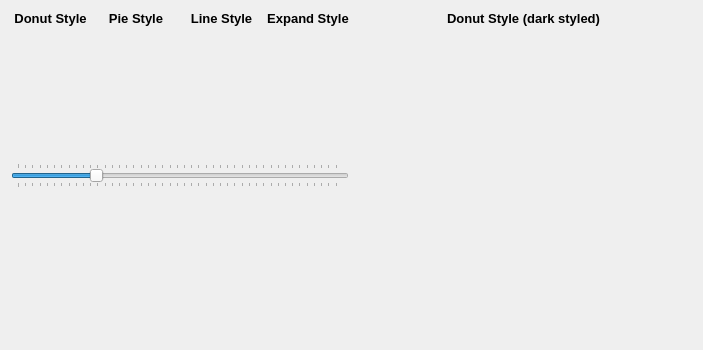
<?xml version="1.0" encoding="UTF-8"?>
<ui version="4.0">
 <class>TestWidget</class>
 <widget class="QWidget" name="TestWidget">
  <property name="geometry">
   <rect>
    <x>0</x>
    <y>0</y>
    <width>703</width>
    <height>350</height>
   </rect>
  </property>
  <property name="windowTitle">
   <string>TestWidget</string>
  </property>
  <layout class="QHBoxLayout" name="horizontalLayout">
   <item>
    <layout class="QGridLayout" name="gridLayout_3">
     <item row="0" column="0" colspan="4">
      <layout class="QGridLayout" name="gridLayout_2">
       <item row="2" column="1">
        <widget class="QSint::RoundProgressBar" name="RoundBar2" native="true">
         <property name="palette">
          <palette>
           <active>
            <colorrole role="WindowText">
             <brush brushstyle="SolidPattern">
              <color alpha="255">
               <red>118</red>
               <green>118</green>
               <blue>118</blue>
              </color>
             </brush>
            </colorrole>
            <colorrole role="Base">
             <brush brushstyle="SolidPattern">
              <color alpha="0">
               <red>255</red>
               <green>255</green>
               <blue>255</blue>
              </color>
             </brush>
            </colorrole>
            <colorrole role="Window">
             <brush brushstyle="SolidPattern">
              <color alpha="0">
               <red>240</red>
               <green>240</green>
               <blue>240</blue>
              </color>
             </brush>
            </colorrole>
            <colorrole role="Highlight">
             <brush brushstyle="SolidPattern">
              <color alpha="255">
               <red>170</red>
               <green>255</green>
               <blue>255</blue>
              </color>
             </brush>
            </colorrole>
           </active>
           <inactive>
            <colorrole role="WindowText">
             <brush brushstyle="SolidPattern">
              <color alpha="255">
               <red>118</red>
               <green>118</green>
               <blue>118</blue>
              </color>
             </brush>
            </colorrole>
            <colorrole role="Base">
             <brush brushstyle="SolidPattern">
              <color alpha="0">
               <red>255</red>
               <green>255</green>
               <blue>255</blue>
              </color>
             </brush>
            </colorrole>
            <colorrole role="Window">
             <brush brushstyle="SolidPattern">
              <color alpha="0">
               <red>240</red>
               <green>240</green>
               <blue>240</blue>
              </color>
             </brush>
            </colorrole>
            <colorrole role="Highlight">
             <brush brushstyle="SolidPattern">
              <color alpha="255">
               <red>170</red>
               <green>255</green>
               <blue>255</blue>
              </color>
             </brush>
            </colorrole>
           </inactive>
           <disabled>
            <colorrole role="WindowText">
             <brush brushstyle="SolidPattern">
              <color alpha="255">
               <red>122</red>
               <green>122</green>
               <blue>122</blue>
              </color>
             </brush>
            </colorrole>
            <colorrole role="Base">
             <brush brushstyle="SolidPattern">
              <color alpha="0">
               <red>240</red>
               <green>240</green>
               <blue>240</blue>
              </color>
             </brush>
            </colorrole>
            <colorrole role="Window">
             <brush brushstyle="SolidPattern">
              <color alpha="0">
               <red>240</red>
               <green>240</green>
               <blue>240</blue>
              </color>
             </brush>
            </colorrole>
            <colorrole role="Highlight">
             <brush brushstyle="SolidPattern">
              <color alpha="255">
               <red>50</red>
               <green>100</green>
               <blue>150</blue>
              </color>
             </brush>
            </colorrole>
           </disabled>
          </palette>
         </property>
         <property name="font">
          <font>
           <family>Courier New</family>
           <weight>75</weight>
           <bold>true</bold>
          </font>
         </property>
        </widget>
       </item>
       <item row="2" column="3">
        <widget class="QSint::RoundProgressBar" name="RoundBar3" native="true">
         <property name="palette">
          <palette>
           <active>
            <colorrole role="Base">
             <brush brushstyle="SolidPattern">
              <color alpha="0">
               <red>255</red>
               <green>255</green>
               <blue>255</blue>
              </color>
             </brush>
            </colorrole>
            <colorrole role="Window">
             <brush brushstyle="SolidPattern">
              <color alpha="0">
               <red>240</red>
               <green>240</green>
               <blue>240</blue>
              </color>
             </brush>
            </colorrole>
            <colorrole role="Highlight">
             <brush brushstyle="SolidPattern">
              <color alpha="255">
               <red>170</red>
               <green>0</green>
               <blue>0</blue>
              </color>
             </brush>
            </colorrole>
           </active>
           <inactive>
            <colorrole role="Base">
             <brush brushstyle="SolidPattern">
              <color alpha="0">
               <red>255</red>
               <green>255</green>
               <blue>255</blue>
              </color>
             </brush>
            </colorrole>
            <colorrole role="Window">
             <brush brushstyle="SolidPattern">
              <color alpha="0">
               <red>240</red>
               <green>240</green>
               <blue>240</blue>
              </color>
             </brush>
            </colorrole>
            <colorrole role="Highlight">
             <brush brushstyle="SolidPattern">
              <color alpha="255">
               <red>170</red>
               <green>0</green>
               <blue>0</blue>
              </color>
             </brush>
            </colorrole>
           </inactive>
           <disabled>
            <colorrole role="Base">
             <brush brushstyle="SolidPattern">
              <color alpha="0">
               <red>240</red>
               <green>240</green>
               <blue>240</blue>
              </color>
             </brush>
            </colorrole>
            <colorrole role="Window">
             <brush brushstyle="SolidPattern">
              <color alpha="0">
               <red>240</red>
               <green>240</green>
               <blue>240</blue>
              </color>
             </brush>
            </colorrole>
            <colorrole role="Highlight">
             <brush brushstyle="SolidPattern">
              <color alpha="255">
               <red>50</red>
               <green>100</green>
               <blue>150</blue>
              </color>
             </brush>
            </colorrole>
           </disabled>
          </palette>
         </property>
        </widget>
       </item>
       <item row="2" column="0">
        <widget class="QSint::RoundProgressBar" name="RoundBar1" native="true"/>
       </item>
       <item row="0" column="0">
        <widget class="QLabel" name="label">
         <property name="sizePolicy">
          <sizepolicy hsizetype="Preferred" vsizetype="Maximum">
           <horstretch>0</horstretch>
           <verstretch>0</verstretch>
          </sizepolicy>
         </property>
         <property name="font">
          <font>
           <pointsize>10</pointsize>
           <weight>75</weight>
           <bold>true</bold>
          </font>
         </property>
         <property name="text">
          <string>Donut Style</string>
         </property>
         <property name="alignment">
          <set>Qt::AlignCenter</set>
         </property>
        </widget>
       </item>
       <item row="0" column="1">
        <widget class="QLabel" name="label_3">
         <property name="sizePolicy">
          <sizepolicy hsizetype="Preferred" vsizetype="Maximum">
           <horstretch>0</horstretch>
           <verstretch>0</verstretch>
          </sizepolicy>
         </property>
         <property name="font">
          <font>
           <pointsize>10</pointsize>
           <weight>75</weight>
           <bold>true</bold>
          </font>
         </property>
         <property name="text">
          <string>Pie Style</string>
         </property>
         <property name="alignment">
          <set>Qt::AlignCenter</set>
         </property>
        </widget>
       </item>
       <item row="0" column="3">
        <widget class="QLabel" name="label_2">
         <property name="sizePolicy">
          <sizepolicy hsizetype="Preferred" vsizetype="Maximum">
           <horstretch>0</horstretch>
           <verstretch>0</verstretch>
          </sizepolicy>
         </property>
         <property name="font">
          <font>
           <pointsize>10</pointsize>
           <weight>75</weight>
           <bold>true</bold>
          </font>
         </property>
         <property name="text">
          <string>Line Style</string>
         </property>
         <property name="alignment">
          <set>Qt::AlignCenter</set>
         </property>
        </widget>
       </item>
       <item row="0" column="4">
        <widget class="QLabel" name="label_5">
         <property name="font">
          <font>
           <pointsize>10</pointsize>
           <weight>75</weight>
           <bold>true</bold>
          </font>
         </property>
         <property name="text">
          <string>Expand Style</string>
         </property>
         <property name="alignment">
          <set>Qt::AlignCenter</set>
         </property>
        </widget>
       </item>
       <item row="2" column="4">
        <widget class="QSint::RoundProgressBar" name="ExpandBar1" native="true">
         <property name="palette">
          <palette>
           <active>
            <colorrole role="Text">
             <brush brushstyle="SolidPattern">
              <color alpha="255">
               <red>85</red>
               <green>170</green>
               <blue>127</blue>
              </color>
             </brush>
            </colorrole>
            <colorrole role="Base">
             <brush brushstyle="SolidPattern">
              <color alpha="0">
               <red>255</red>
               <green>255</green>
               <blue>255</blue>
              </color>
             </brush>
            </colorrole>
            <colorrole role="Window">
             <brush brushstyle="SolidPattern">
              <color alpha="0">
               <red>240</red>
               <green>240</green>
               <blue>240</blue>
              </color>
             </brush>
            </colorrole>
            <colorrole role="Shadow">
             <brush brushstyle="SolidPattern">
              <color alpha="255">
               <red>170</red>
               <green>170</green>
               <blue>127</blue>
              </color>
             </brush>
            </colorrole>
            <colorrole role="Highlight">
             <brush brushstyle="SolidPattern">
              <color alpha="255">
               <red>170</red>
               <green>255</green>
               <blue>127</blue>
              </color>
             </brush>
            </colorrole>
           </active>
           <inactive>
            <colorrole role="Text">
             <brush brushstyle="SolidPattern">
              <color alpha="255">
               <red>85</red>
               <green>170</green>
               <blue>127</blue>
              </color>
             </brush>
            </colorrole>
            <colorrole role="Base">
             <brush brushstyle="SolidPattern">
              <color alpha="0">
               <red>255</red>
               <green>255</green>
               <blue>255</blue>
              </color>
             </brush>
            </colorrole>
            <colorrole role="Window">
             <brush brushstyle="SolidPattern">
              <color alpha="0">
               <red>240</red>
               <green>240</green>
               <blue>240</blue>
              </color>
             </brush>
            </colorrole>
            <colorrole role="Shadow">
             <brush brushstyle="SolidPattern">
              <color alpha="255">
               <red>170</red>
               <green>170</green>
               <blue>127</blue>
              </color>
             </brush>
            </colorrole>
            <colorrole role="Highlight">
             <brush brushstyle="SolidPattern">
              <color alpha="255">
               <red>170</red>
               <green>255</green>
               <blue>127</blue>
              </color>
             </brush>
            </colorrole>
           </inactive>
           <disabled>
            <colorrole role="Text">
             <brush brushstyle="SolidPattern">
              <color alpha="255">
               <red>122</red>
               <green>122</green>
               <blue>122</blue>
              </color>
             </brush>
            </colorrole>
            <colorrole role="Base">
             <brush brushstyle="SolidPattern">
              <color alpha="0">
               <red>240</red>
               <green>240</green>
               <blue>240</blue>
              </color>
             </brush>
            </colorrole>
            <colorrole role="Window">
             <brush brushstyle="SolidPattern">
              <color alpha="0">
               <red>240</red>
               <green>240</green>
               <blue>240</blue>
              </color>
             </brush>
            </colorrole>
            <colorrole role="Shadow">
             <brush brushstyle="SolidPattern">
              <color alpha="255">
               <red>170</red>
               <green>170</green>
               <blue>127</blue>
              </color>
             </brush>
            </colorrole>
            <colorrole role="Highlight">
             <brush brushstyle="SolidPattern">
              <color alpha="255">
               <red>50</red>
               <green>100</green>
               <blue>150</blue>
              </color>
             </brush>
            </colorrole>
           </disabled>
          </palette>
         </property>
        </widget>
       </item>
      </layout>
     </item>
     <item row="1" column="0" colspan="4">
      <widget class="QSlider" name="Slider">
       <property name="sizePolicy">
        <sizepolicy hsizetype="Ignored" vsizetype="Fixed">
         <horstretch>0</horstretch>
         <verstretch>0</verstretch>
        </sizepolicy>
       </property>
       <property name="minimum">
        <number>-120</number>
       </property>
       <property name="maximum">
        <number>999</number>
       </property>
       <property name="value">
        <number>150</number>
       </property>
       <property name="orientation">
        <enum>Qt::Horizontal</enum>
       </property>
       <property name="tickPosition">
        <enum>QSlider::TicksBothSides</enum>
       </property>
       <property name="tickInterval">
        <number>25</number>
       </property>
      </widget>
     </item>
     <item row="2" column="0">
      <widget class="QSint::RoundProgressBar" name="RoundBar4" native="true">
       <property name="palette">
        <palette>
         <active>
          <colorrole role="Base">
           <brush brushstyle="SolidPattern">
            <color alpha="255">
             <red>170</red>
             <green>170</green>
             <blue>255</blue>
            </color>
           </brush>
          </colorrole>
          <colorrole role="Window">
           <brush brushstyle="SolidPattern">
            <color alpha="0">
             <red>240</red>
             <green>240</green>
             <blue>240</blue>
            </color>
           </brush>
          </colorrole>
          <colorrole role="Highlight">
           <brush brushstyle="SolidPattern">
            <color alpha="255">
             <red>0</red>
             <green>0</green>
             <blue>255</blue>
            </color>
           </brush>
          </colorrole>
         </active>
         <inactive>
          <colorrole role="Base">
           <brush brushstyle="SolidPattern">
            <color alpha="255">
             <red>170</red>
             <green>170</green>
             <blue>255</blue>
            </color>
           </brush>
          </colorrole>
          <colorrole role="Window">
           <brush brushstyle="SolidPattern">
            <color alpha="0">
             <red>240</red>
             <green>240</green>
             <blue>240</blue>
            </color>
           </brush>
          </colorrole>
          <colorrole role="Highlight">
           <brush brushstyle="SolidPattern">
            <color alpha="255">
             <red>0</red>
             <green>0</green>
             <blue>255</blue>
            </color>
           </brush>
          </colorrole>
         </inactive>
         <disabled>
          <colorrole role="Base">
           <brush brushstyle="SolidPattern">
            <color alpha="0">
             <red>240</red>
             <green>240</green>
             <blue>240</blue>
            </color>
           </brush>
          </colorrole>
          <colorrole role="Window">
           <brush brushstyle="SolidPattern">
            <color alpha="0">
             <red>240</red>
             <green>240</green>
             <blue>240</blue>
            </color>
           </brush>
          </colorrole>
          <colorrole role="Highlight">
           <brush brushstyle="SolidPattern">
            <color alpha="255">
             <red>50</red>
             <green>100</green>
             <blue>150</blue>
            </color>
           </brush>
          </colorrole>
         </disabled>
        </palette>
       </property>
      </widget>
     </item>
     <item row="2" column="1">
      <widget class="QSint::RoundProgressBar" name="RoundBar5" native="true">
       <property name="palette">
        <palette>
         <active>
          <colorrole role="Base">
           <brush brushstyle="SolidPattern">
            <color alpha="255">
             <red>170</red>
             <green>170</green>
             <blue>255</blue>
            </color>
           </brush>
          </colorrole>
          <colorrole role="Window">
           <brush brushstyle="SolidPattern">
            <color alpha="0">
             <red>240</red>
             <green>240</green>
             <blue>240</blue>
            </color>
           </brush>
          </colorrole>
          <colorrole role="Highlight">
           <brush brushstyle="SolidPattern">
            <color alpha="255">
             <red>0</red>
             <green>0</green>
             <blue>255</blue>
            </color>
           </brush>
          </colorrole>
         </active>
         <inactive>
          <colorrole role="Base">
           <brush brushstyle="SolidPattern">
            <color alpha="255">
             <red>170</red>
             <green>170</green>
             <blue>255</blue>
            </color>
           </brush>
          </colorrole>
          <colorrole role="Window">
           <brush brushstyle="SolidPattern">
            <color alpha="0">
             <red>240</red>
             <green>240</green>
             <blue>240</blue>
            </color>
           </brush>
          </colorrole>
          <colorrole role="Highlight">
           <brush brushstyle="SolidPattern">
            <color alpha="255">
             <red>0</red>
             <green>0</green>
             <blue>255</blue>
            </color>
           </brush>
          </colorrole>
         </inactive>
         <disabled>
          <colorrole role="Base">
           <brush brushstyle="SolidPattern">
            <color alpha="0">
             <red>240</red>
             <green>240</green>
             <blue>240</blue>
            </color>
           </brush>
          </colorrole>
          <colorrole role="Window">
           <brush brushstyle="SolidPattern">
            <color alpha="0">
             <red>240</red>
             <green>240</green>
             <blue>240</blue>
            </color>
           </brush>
          </colorrole>
          <colorrole role="Highlight">
           <brush brushstyle="SolidPattern">
            <color alpha="255">
             <red>50</red>
             <green>100</green>
             <blue>150</blue>
            </color>
           </brush>
          </colorrole>
         </disabled>
        </palette>
       </property>
      </widget>
     </item>
     <item row="2" column="2">
      <widget class="QSint::RoundProgressBar" name="RoundBar6" native="true">
       <property name="palette">
        <palette>
         <active>
          <colorrole role="Base">
           <brush brushstyle="SolidPattern">
            <color alpha="255">
             <red>170</red>
             <green>170</green>
             <blue>255</blue>
            </color>
           </brush>
          </colorrole>
          <colorrole role="Window">
           <brush brushstyle="SolidPattern">
            <color alpha="0">
             <red>240</red>
             <green>240</green>
             <blue>240</blue>
            </color>
           </brush>
          </colorrole>
          <colorrole role="Highlight">
           <brush brushstyle="SolidPattern">
            <color alpha="255">
             <red>0</red>
             <green>0</green>
             <blue>255</blue>
            </color>
           </brush>
          </colorrole>
         </active>
         <inactive>
          <colorrole role="Base">
           <brush brushstyle="SolidPattern">
            <color alpha="255">
             <red>170</red>
             <green>170</green>
             <blue>255</blue>
            </color>
           </brush>
          </colorrole>
          <colorrole role="Window">
           <brush brushstyle="SolidPattern">
            <color alpha="0">
             <red>240</red>
             <green>240</green>
             <blue>240</blue>
            </color>
           </brush>
          </colorrole>
          <colorrole role="Highlight">
           <brush brushstyle="SolidPattern">
            <color alpha="255">
             <red>0</red>
             <green>0</green>
             <blue>255</blue>
            </color>
           </brush>
          </colorrole>
         </inactive>
         <disabled>
          <colorrole role="Base">
           <brush brushstyle="SolidPattern">
            <color alpha="0">
             <red>240</red>
             <green>240</green>
             <blue>240</blue>
            </color>
           </brush>
          </colorrole>
          <colorrole role="Window">
           <brush brushstyle="SolidPattern">
            <color alpha="0">
             <red>240</red>
             <green>240</green>
             <blue>240</blue>
            </color>
           </brush>
          </colorrole>
          <colorrole role="Highlight">
           <brush brushstyle="SolidPattern">
            <color alpha="255">
             <red>50</red>
             <green>100</green>
             <blue>150</blue>
            </color>
           </brush>
          </colorrole>
         </disabled>
        </palette>
       </property>
      </widget>
     </item>
     <item row="2" column="3">
      <widget class="QSint::RoundProgressBar" name="ExpandBar2" native="true">
       <property name="palette">
        <palette>
         <active>
          <colorrole role="Base">
           <brush brushstyle="SolidPattern">
            <color alpha="255">
             <red>255</red>
             <green>255</green>
             <blue>255</blue>
            </color>
           </brush>
          </colorrole>
          <colorrole role="Window">
           <brush brushstyle="SolidPattern">
            <color alpha="0">
             <red>240</red>
             <green>240</green>
             <blue>240</blue>
            </color>
           </brush>
          </colorrole>
         </active>
         <inactive>
          <colorrole role="Base">
           <brush brushstyle="SolidPattern">
            <color alpha="255">
             <red>255</red>
             <green>255</green>
             <blue>255</blue>
            </color>
           </brush>
          </colorrole>
          <colorrole role="Window">
           <brush brushstyle="SolidPattern">
            <color alpha="0">
             <red>240</red>
             <green>240</green>
             <blue>240</blue>
            </color>
           </brush>
          </colorrole>
         </inactive>
         <disabled>
          <colorrole role="Base">
           <brush brushstyle="SolidPattern">
            <color alpha="0">
             <red>240</red>
             <green>240</green>
             <blue>240</blue>
            </color>
           </brush>
          </colorrole>
          <colorrole role="Window">
           <brush brushstyle="SolidPattern">
            <color alpha="0">
             <red>240</red>
             <green>240</green>
             <blue>240</blue>
            </color>
           </brush>
          </colorrole>
         </disabled>
        </palette>
       </property>
      </widget>
     </item>
    </layout>
   </item>
   <item>
    <layout class="QGridLayout" name="gridLayout" rowstretch="3,0">
     <item row="1" column="0" colspan="2">
      <widget class="QSint::RoundProgressBar" name="RoundBar7" native="true">
       <property name="sizePolicy">
        <sizepolicy hsizetype="Ignored" vsizetype="Preferred">
         <horstretch>0</horstretch>
         <verstretch>0</verstretch>
        </sizepolicy>
       </property>
       <property name="palette">
        <palette>
         <active>
          <colorrole role="WindowText">
           <brush brushstyle="SolidPattern">
            <color alpha="255">
             <red>255</red>
             <green>255</green>
             <blue>255</blue>
            </color>
           </brush>
          </colorrole>
          <colorrole role="Button">
           <brush brushstyle="SolidPattern">
            <color alpha="255">
             <red>57</red>
             <green>57</green>
             <blue>57</blue>
            </color>
           </brush>
          </colorrole>
          <colorrole role="Light">
           <brush brushstyle="SolidPattern">
            <color alpha="255">
             <red>85</red>
             <green>85</green>
             <blue>85</blue>
            </color>
           </brush>
          </colorrole>
          <colorrole role="Midlight">
           <brush brushstyle="SolidPattern">
            <color alpha="255">
             <red>71</red>
             <green>71</green>
             <blue>71</blue>
            </color>
           </brush>
          </colorrole>
          <colorrole role="Dark">
           <brush brushstyle="SolidPattern">
            <color alpha="255">
             <red>28</red>
             <green>28</green>
             <blue>28</blue>
            </color>
           </brush>
          </colorrole>
          <colorrole role="Mid">
           <brush brushstyle="SolidPattern">
            <color alpha="255">
             <red>38</red>
             <green>38</green>
             <blue>38</blue>
            </color>
           </brush>
          </colorrole>
          <colorrole role="Text">
           <brush brushstyle="SolidPattern">
            <color alpha="255">
             <red>255</red>
             <green>255</green>
             <blue>255</blue>
            </color>
           </brush>
          </colorrole>
          <colorrole role="BrightText">
           <brush brushstyle="SolidPattern">
            <color alpha="255">
             <red>255</red>
             <green>255</green>
             <blue>255</blue>
            </color>
           </brush>
          </colorrole>
          <colorrole role="ButtonText">
           <brush brushstyle="SolidPattern">
            <color alpha="255">
             <red>255</red>
             <green>255</green>
             <blue>255</blue>
            </color>
           </brush>
          </colorrole>
          <colorrole role="Base">
           <brush brushstyle="SolidPattern">
            <color alpha="255">
             <red>0</red>
             <green>0</green>
             <blue>0</blue>
            </color>
           </brush>
          </colorrole>
          <colorrole role="Window">
           <brush brushstyle="SolidPattern">
            <color alpha="0">
             <red>57</red>
             <green>57</green>
             <blue>57</blue>
            </color>
           </brush>
          </colorrole>
          <colorrole role="Shadow">
           <brush brushstyle="SolidPattern">
            <color alpha="255">
             <red>0</red>
             <green>0</green>
             <blue>0</blue>
            </color>
           </brush>
          </colorrole>
          <colorrole role="Highlight">
           <brush brushstyle="SolidPattern">
            <color alpha="255">
             <red>255</red>
             <green>170</green>
             <blue>0</blue>
            </color>
           </brush>
          </colorrole>
          <colorrole role="AlternateBase">
           <brush brushstyle="SolidPattern">
            <color alpha="255">
             <red>115</red>
             <green>115</green>
             <blue>115</blue>
            </color>
           </brush>
          </colorrole>
          <colorrole role="ToolTipBase">
           <brush brushstyle="SolidPattern">
            <color alpha="255">
             <red>255</red>
             <green>255</green>
             <blue>220</blue>
            </color>
           </brush>
          </colorrole>
          <colorrole role="ToolTipText">
           <brush brushstyle="SolidPattern">
            <color alpha="255">
             <red>0</red>
             <green>0</green>
             <blue>0</blue>
            </color>
           </brush>
          </colorrole>
         </active>
         <inactive>
          <colorrole role="WindowText">
           <brush brushstyle="SolidPattern">
            <color alpha="255">
             <red>255</red>
             <green>255</green>
             <blue>255</blue>
            </color>
           </brush>
          </colorrole>
          <colorrole role="Button">
           <brush brushstyle="SolidPattern">
            <color alpha="255">
             <red>57</red>
             <green>57</green>
             <blue>57</blue>
            </color>
           </brush>
          </colorrole>
          <colorrole role="Light">
           <brush brushstyle="SolidPattern">
            <color alpha="255">
             <red>85</red>
             <green>85</green>
             <blue>85</blue>
            </color>
           </brush>
          </colorrole>
          <colorrole role="Midlight">
           <brush brushstyle="SolidPattern">
            <color alpha="255">
             <red>71</red>
             <green>71</green>
             <blue>71</blue>
            </color>
           </brush>
          </colorrole>
          <colorrole role="Dark">
           <brush brushstyle="SolidPattern">
            <color alpha="255">
             <red>28</red>
             <green>28</green>
             <blue>28</blue>
            </color>
           </brush>
          </colorrole>
          <colorrole role="Mid">
           <brush brushstyle="SolidPattern">
            <color alpha="255">
             <red>38</red>
             <green>38</green>
             <blue>38</blue>
            </color>
           </brush>
          </colorrole>
          <colorrole role="Text">
           <brush brushstyle="SolidPattern">
            <color alpha="255">
             <red>255</red>
             <green>255</green>
             <blue>255</blue>
            </color>
           </brush>
          </colorrole>
          <colorrole role="BrightText">
           <brush brushstyle="SolidPattern">
            <color alpha="255">
             <red>255</red>
             <green>255</green>
             <blue>255</blue>
            </color>
           </brush>
          </colorrole>
          <colorrole role="ButtonText">
           <brush brushstyle="SolidPattern">
            <color alpha="255">
             <red>255</red>
             <green>255</green>
             <blue>255</blue>
            </color>
           </brush>
          </colorrole>
          <colorrole role="Base">
           <brush brushstyle="SolidPattern">
            <color alpha="255">
             <red>0</red>
             <green>0</green>
             <blue>0</blue>
            </color>
           </brush>
          </colorrole>
          <colorrole role="Window">
           <brush brushstyle="SolidPattern">
            <color alpha="0">
             <red>57</red>
             <green>57</green>
             <blue>57</blue>
            </color>
           </brush>
          </colorrole>
          <colorrole role="Shadow">
           <brush brushstyle="SolidPattern">
            <color alpha="255">
             <red>0</red>
             <green>0</green>
             <blue>0</blue>
            </color>
           </brush>
          </colorrole>
          <colorrole role="Highlight">
           <brush brushstyle="SolidPattern">
            <color alpha="255">
             <red>255</red>
             <green>170</green>
             <blue>0</blue>
            </color>
           </brush>
          </colorrole>
          <colorrole role="AlternateBase">
           <brush brushstyle="SolidPattern">
            <color alpha="255">
             <red>115</red>
             <green>115</green>
             <blue>115</blue>
            </color>
           </brush>
          </colorrole>
          <colorrole role="ToolTipBase">
           <brush brushstyle="SolidPattern">
            <color alpha="255">
             <red>255</red>
             <green>255</green>
             <blue>220</blue>
            </color>
           </brush>
          </colorrole>
          <colorrole role="ToolTipText">
           <brush brushstyle="SolidPattern">
            <color alpha="255">
             <red>0</red>
             <green>0</green>
             <blue>0</blue>
            </color>
           </brush>
          </colorrole>
         </inactive>
         <disabled>
          <colorrole role="WindowText">
           <brush brushstyle="SolidPattern">
            <color alpha="255">
             <red>28</red>
             <green>28</green>
             <blue>28</blue>
            </color>
           </brush>
          </colorrole>
          <colorrole role="Button">
           <brush brushstyle="SolidPattern">
            <color alpha="255">
             <red>57</red>
             <green>57</green>
             <blue>57</blue>
            </color>
           </brush>
          </colorrole>
          <colorrole role="Light">
           <brush brushstyle="SolidPattern">
            <color alpha="255">
             <red>85</red>
             <green>85</green>
             <blue>85</blue>
            </color>
           </brush>
          </colorrole>
          <colorrole role="Midlight">
           <brush brushstyle="SolidPattern">
            <color alpha="255">
             <red>71</red>
             <green>71</green>
             <blue>71</blue>
            </color>
           </brush>
          </colorrole>
          <colorrole role="Dark">
           <brush brushstyle="SolidPattern">
            <color alpha="255">
             <red>28</red>
             <green>28</green>
             <blue>28</blue>
            </color>
           </brush>
          </colorrole>
          <colorrole role="Mid">
           <brush brushstyle="SolidPattern">
            <color alpha="255">
             <red>38</red>
             <green>38</green>
             <blue>38</blue>
            </color>
           </brush>
          </colorrole>
          <colorrole role="Text">
           <brush brushstyle="SolidPattern">
            <color alpha="255">
             <red>28</red>
             <green>28</green>
             <blue>28</blue>
            </color>
           </brush>
          </colorrole>
          <colorrole role="BrightText">
           <brush brushstyle="SolidPattern">
            <color alpha="255">
             <red>255</red>
             <green>255</green>
             <blue>255</blue>
            </color>
           </brush>
          </colorrole>
          <colorrole role="ButtonText">
           <brush brushstyle="SolidPattern">
            <color alpha="255">
             <red>28</red>
             <green>28</green>
             <blue>28</blue>
            </color>
           </brush>
          </colorrole>
          <colorrole role="Base">
           <brush brushstyle="SolidPattern">
            <color alpha="0">
             <red>57</red>
             <green>57</green>
             <blue>57</blue>
            </color>
           </brush>
          </colorrole>
          <colorrole role="Window">
           <brush brushstyle="SolidPattern">
            <color alpha="0">
             <red>57</red>
             <green>57</green>
             <blue>57</blue>
            </color>
           </brush>
          </colorrole>
          <colorrole role="Shadow">
           <brush brushstyle="SolidPattern">
            <color alpha="255">
             <red>0</red>
             <green>0</green>
             <blue>0</blue>
            </color>
           </brush>
          </colorrole>
          <colorrole role="Highlight">
           <brush brushstyle="SolidPattern">
            <color alpha="255">
             <red>50</red>
             <green>100</green>
             <blue>150</blue>
            </color>
           </brush>
          </colorrole>
          <colorrole role="AlternateBase">
           <brush brushstyle="SolidPattern">
            <color alpha="255">
             <red>115</red>
             <green>115</green>
             <blue>115</blue>
            </color>
           </brush>
          </colorrole>
          <colorrole role="ToolTipBase">
           <brush brushstyle="SolidPattern">
            <color alpha="255">
             <red>255</red>
             <green>255</green>
             <blue>220</blue>
            </color>
           </brush>
          </colorrole>
          <colorrole role="ToolTipText">
           <brush brushstyle="SolidPattern">
            <color alpha="255">
             <red>0</red>
             <green>0</green>
             <blue>0</blue>
            </color>
           </brush>
          </colorrole>
         </disabled>
        </palette>
       </property>
       <layout class="QVBoxLayout" name="verticalLayout"/>
      </widget>
     </item>
     <item row="0" column="0" colspan="2">
      <widget class="QLabel" name="label_4">
       <property name="sizePolicy">
        <sizepolicy hsizetype="Preferred" vsizetype="Maximum">
         <horstretch>0</horstretch>
         <verstretch>0</verstretch>
        </sizepolicy>
       </property>
       <property name="font">
        <font>
         <pointsize>10</pointsize>
         <weight>75</weight>
         <bold>true</bold>
         <underline>false</underline>
        </font>
       </property>
       <property name="text">
        <string>Donut Style (dark styled)</string>
       </property>
       <property name="alignment">
        <set>Qt::AlignCenter</set>
       </property>
      </widget>
     </item>
    </layout>
   </item>
  </layout>
 </widget>
 <layoutdefault spacing="6" margin="11"/>
 <customwidgets>
  <customwidget>
   <class>QSint::RoundProgressBar</class>
   <extends>QWidget</extends>
   <header>QSintWidgets</header>
   <container>1</container>
  </customwidget>
 </customwidgets>
 <resources/>
 <connections/>
</ui>
